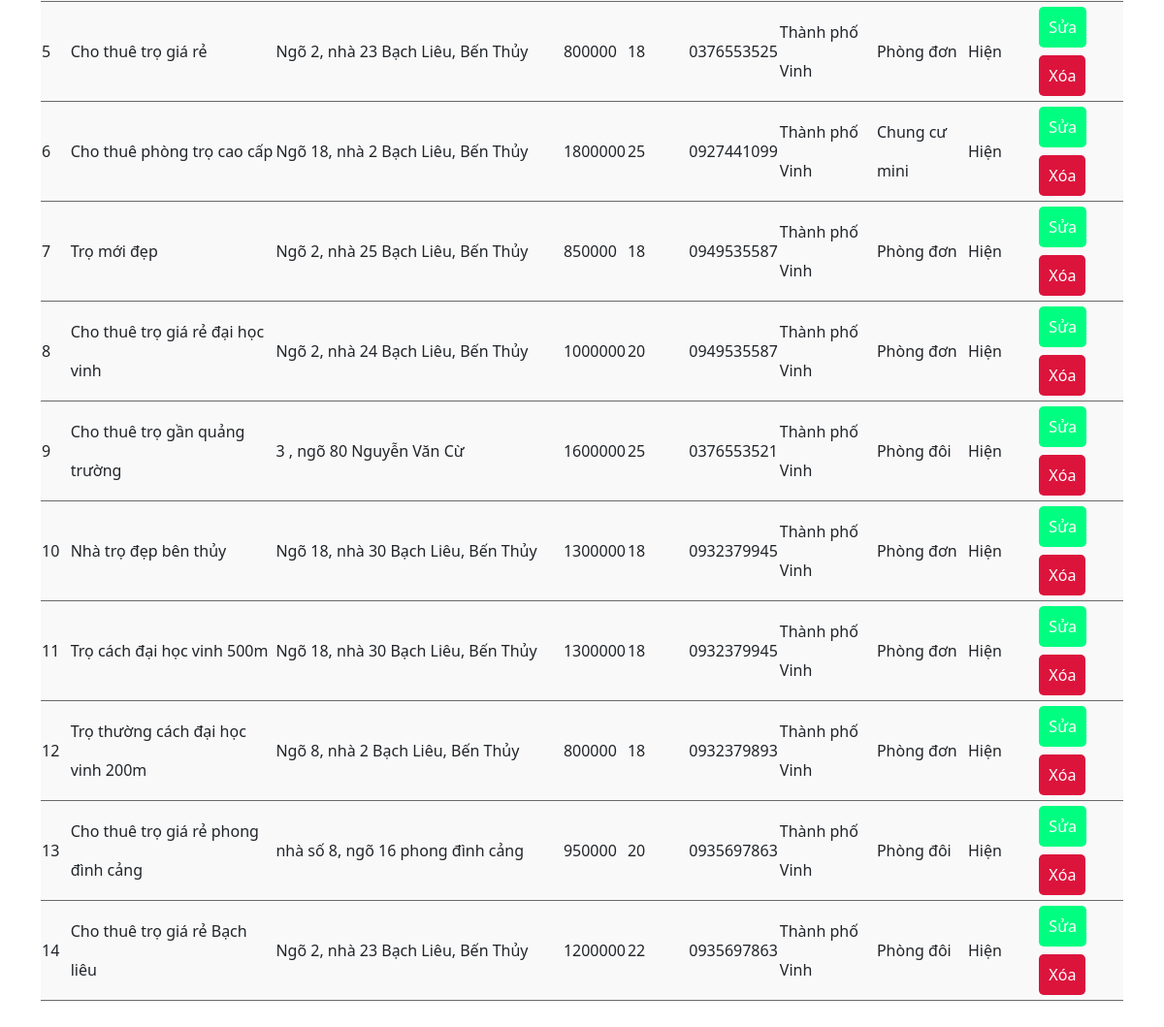
Before: /admin/post-admin.php (lower part) with the older database file.
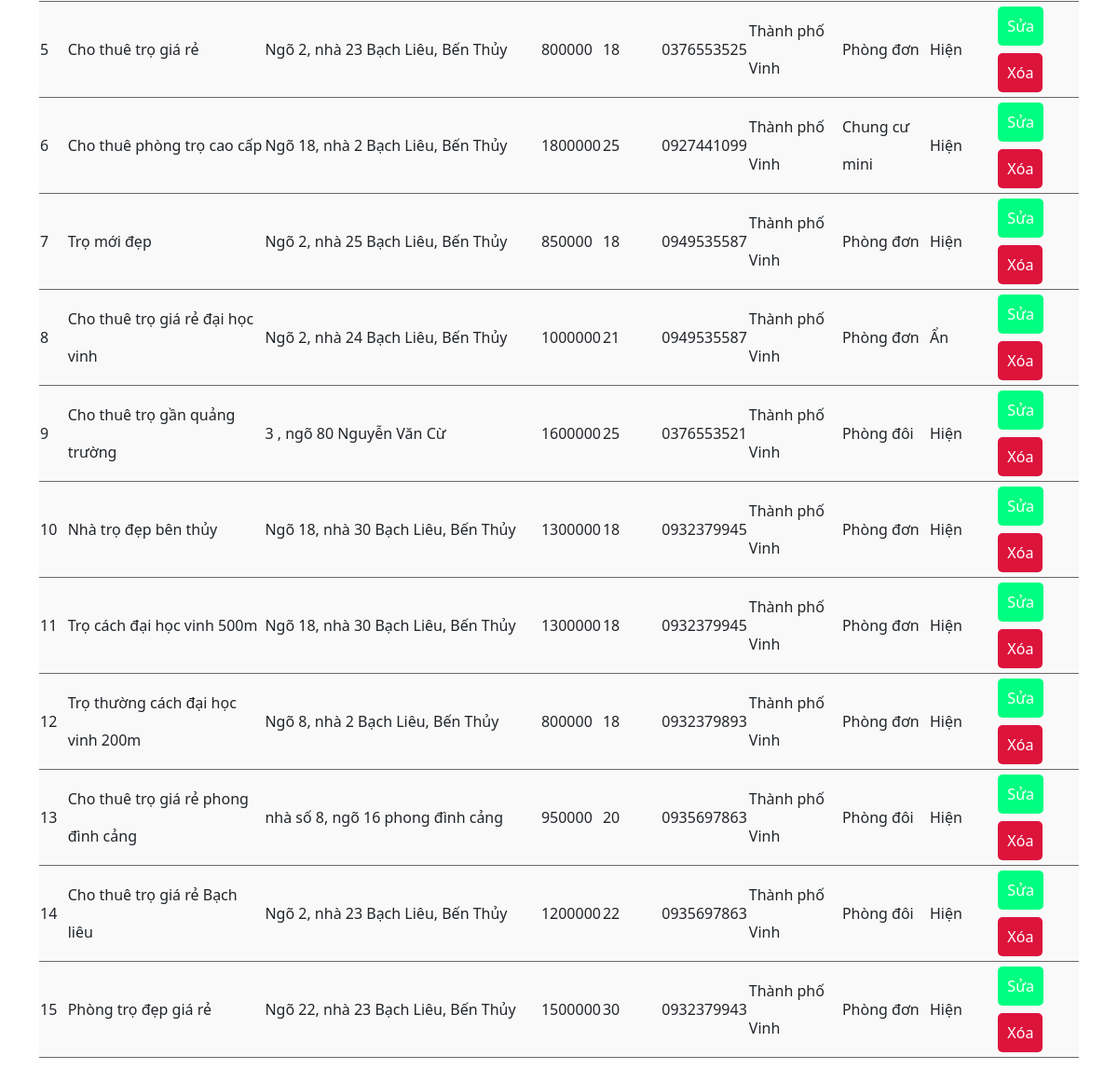
After: the same page with the newer database file.
### tables this page shows
CREATE TABLE `motel` (
  `Id` int(10) NOT NULL,
  `title` varchar(255) NOT NULL,
  `description` text NOT NULL,
  `price` int(11) NOT NULL,
  `area` int(11) NOT NULL,
  `count_view` int(11) NOT NULL,
  `address` varchar(255) NOT NULL,
  `latlng` varchar(255) NOT NULL,
  `images` varchar(255) DEFAULT NULL,
  `user_id` int(10) NOT NULL,
  `category_id` int(11) NOT NULL,
  `district_id` int(11) NOT NULL,
  `utilities` varchar(255) NOT NULL,
  `created_at` timestamp NOT NULL DEFAULT current_timestamp(),
  `phone` varchar(255) NOT NULL,
  `status` int(11) NOT NULL DEFAULT 1
);

CREATE TABLE `districts` (
  `id` int(10) NOT NULL,
  `name` varchar(250) NOT NULL
);

CREATE TABLE `category` (
  `id` int(10) NOT NULL,
  `category_name` varchar(255) NOT NULL,
  `title` varchar(255) NOT NULL,
  `created_at` timestamp NOT NULL DEFAULT current_timestamp()
);

### admin/post-admin.php (the view, shortened to what this page needs)
<?php
include "../include/connect.php";
$motel =  mysqli_query($conn, "SELECT m.*, d.name, ca.category_name FROM motel m join districts d on d.id = m.district_id join category ca on ca.id = m.category_id");
?>
<!DOCTYPE html>
<html lang="en">
<head>
    <link
      href="https://cdn.jsdelivr.net/npm/bootstrap@5.1.3/dist/css/bootstrap.min.css"
      rel="stylesheet"
    />
    <link rel="stylesheet" href="../libs/fontawesome/css/all.min.css" />
    <link rel="stylesheet" href="./style/style.css">
</head>
<body>
    <div class="footer_admin">
        <?php include "./include/header.php" ?>
            <div class="container" >
                <div class="post" style = "padding-bottom: 30px;">
                    <form action="#">
                        <table class="show-post">
                            <tbody>
                            <?php
                             foreach ($motel as $key => $value) { ?>
                                <tr>
                                    <td><?php echo  $key + 1  ?></td>
                                    <td><?php echo $value['title'] ?></td>
                                    <td><?php echo $value['address'] ?></td>
                                    <td><?php echo $value['price'] ?></td>
                                    <td><?php echo $value['area'] ?></td>
                                    <td><?php echo $value['phone'] ?></td>
                                    <td><?php echo $value['name'] ?></td>
                                    <td><?php echo $value['category_name'] ?></td>
                                    <td><?php if( $value['status'] == 1){
                                        echo "Hiện";
                                    }else{
                                        echo "Ẩn";
                                    } ?>
                                    </td>
                                    <td>
                                        <a href="./edit-post.php?id=<?php echo $value['Id']?>" class=" btn-add btn-change">Sửa</a>
                                        <a href="./post.php?del=<?php echo $value['Id']?>" class="btn-add btn-delete" onclick="return confirm('Bạn chắc chắn muốn xóa?');" >Xóa</a>
                                    </td>
                                </tr>
                            <?php }  ?>
                            </tbody>
                        </table>
                    </form>
                </div>
            </div>
        </div>
    </div>
</body>
</html>

Changed rows visible on the page:
changed motel "Cho thuê trọ giá rẻ đại học vinh": area "20" → "21"; status "Hiện" → "Ẩn"
added motel: title "Phòng trọ đẹp giá rẻ", address "Ngõ 22, nhà 23 Bạch Liêu, Bến Thủy", price "1500000", area "30", phone "0932379943", district.name "Thành phố Vinh", category.category_name "Phòng đơn", status "Hiện"
